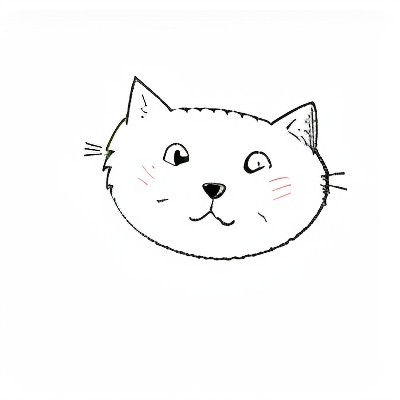
#> input picture Project1/draw_image_generate/generated_image.png, 400 x 400 px
$ python opencv_contour_approx.py --image ../../generated_image.png
#> lines starting #> are read from the running program, lines starting #| are printed output that depends on the picture; after the words box and inside, x2 and y2 are one past the last pixel; in counts of white or black regions, pixels touching at a corner belong together
# import the necessary packages
import numpy as np
import argparse
import imutils
import cv2

# construct the argument parser and parse the arguments
ap = argparse.ArgumentParser()
ap.add_argument("-i", "--image", type=str, default="src\g_cat_3.jpg",
	help="path to input image")
args = vars(ap.parse_args())

# load the image and display it
image = cv2.imread(args["image"])
#> image is the input picture: shape (400, 400, 3); mean B, G, R 249.9, 250, 249.9
cv2.imshow("Image", image)
# convert the image to grayscale and threshold it
gray = cv2.cvtColor(image, cv2.COLOR_BGR2GRAY)
thresh = cv2.threshold(gray, 200, 255,
	cv2.THRESH_BINARY)[1]
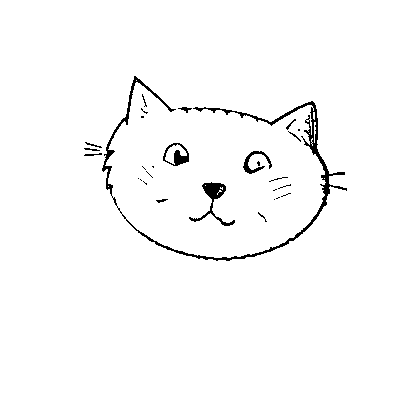
#> thresh: shape (400, 400); 97.9% white; 29 black regions (17 under 20 px)
cv2.imshow("Thresh", thresh)

# find the largest contour in the threshold image
cnts = cv2.findContours(thresh.copy(), cv2.RETR_EXTERNAL,
	cv2.CHAIN_APPROX_SIMPLE)
#> cnts = 1 contour; box (x1, y1, x2, y2) and area: (0, 0, 400, 400) 159201
cnts = imutils.grab_contours(cnts)
#> cnts = [[[0, 0], [0, 399], [399, 399], [399, 0]]]
c = max(cnts, key=cv2.contourArea)
#> c = [[0, 0], [0, 399], [399, 399], [399, 0]]
# draw the shape of the contour on the output image, compute the
# bounding box, and display the number of points in the contour
output = image.copy()
cv2.drawContours(output, [c], -1, (0, 255, 0), 3)
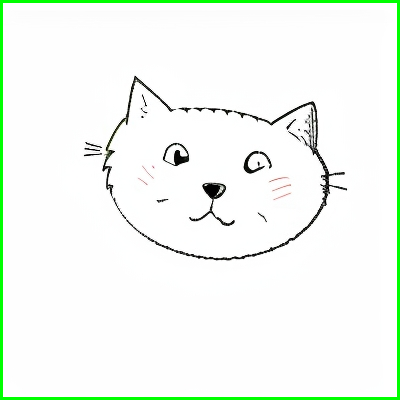
#> output: shape (400, 400, 3); 2.98% of pixels changed, all inside (x1, y1, x2, y2) = (0, 0, 400, 400)
(x, y, w, h) = cv2.boundingRect(c)
#> x = 0; y = 0; w = 400; h = 400
text = "original, num_pts={}".format(len(c))
#> text = 'original, num_pts=4'
cv2.putText(output, text, (x, y - 15), cv2.FONT_HERSHEY_SIMPLEX,
	0.9, (0, 255, 0), 2)
# show the original contour image
print("[INFO] {}".format(text))
#| [INFO] original, num_pts=4
cv2.imshow("Original Contour", output)
cv2.waitKey(0)

# to demonstrate the impact of contour approximation, let's loop
# over a number of epsilon sizes
'''
for eps in np.linspace(0.001, 0.05, 10):
	# approximate the contour
	peri = cv2.arcLength(c, True)
	approx = cv2.approxPolyDP(c, eps * peri, True)
	# draw the approximated contour on the image
	output = image.copy()
	cv2.drawContours(output, [approx], -1, (0, 255, 0), 3)
	text = "eps={:.4f}, num_pts={}".format(eps, len(approx))
	cv2.putText(output, text, (x, y - 15), cv2.FONT_HERSHEY_SIMPLEX,
		0.9, (0, 255, 0), 2)
	# show the approximated contour image
	print("[INFO] {}".format(text))
	cv2.imshow("Approximated Contour", output)
	cv2.waitKey(0)
'''
